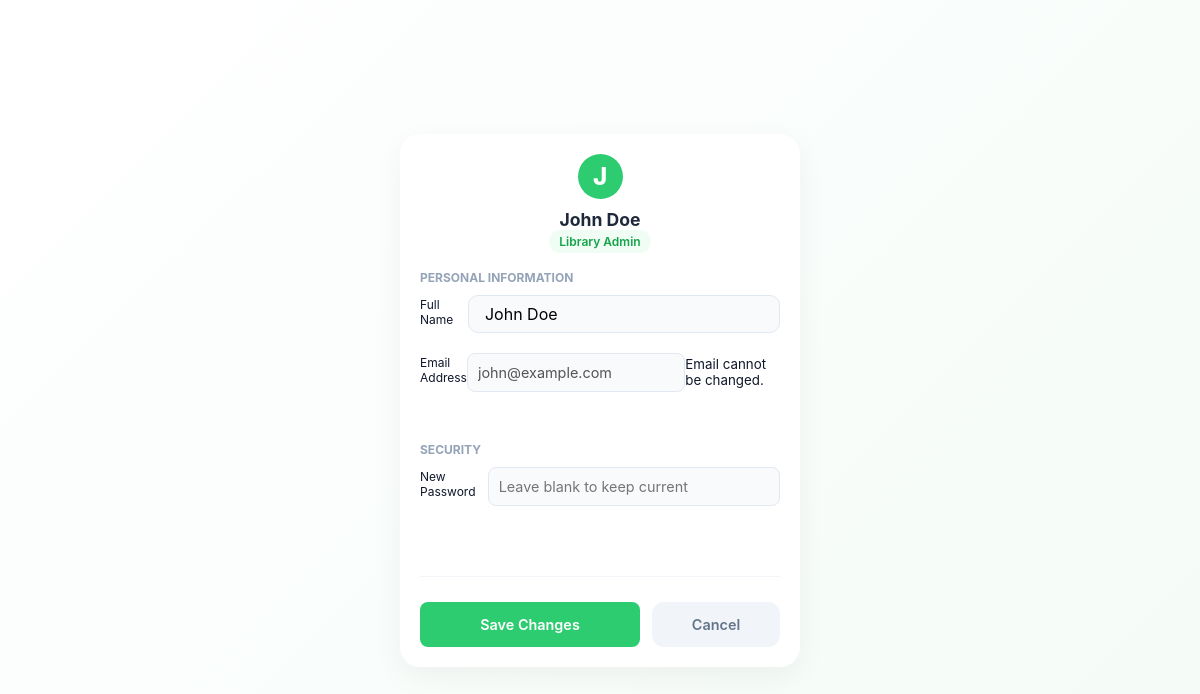
Page /admin/manage_users.php (signed in) on the committed database.
### tables this page shows
CREATE TABLE `users` (
  `id` int(11) NOT NULL AUTO_INCREMENT,
  `name` varchar(100) NOT NULL,
  `email` varchar(150) NOT NULL,
  `password` varchar(255) NOT NULL,
  `role` enum('admin','user') DEFAULT 'user',
  `created_at` timestamp NOT NULL DEFAULT current_timestamp(),
  PRIMARY KEY (`id`),
  UNIQUE KEY `email` (`email`)
);

### src/admin/manage_users.php (the view, shortened to what this page needs)
<?php
require_once "../db_config.php";
$stmtUser = $link_id->prepare("SELECT id, name, email, role FROM users WHERE id = ? LIMIT 1");
$stmtUser->execute([$_SESSION["user_id"]]);
$user = $stmtUser->fetch(PDO::FETCH_ASSOC);
?>
<!DOCTYPE html>
<html lang="en">
<head>
    <?php include "../heading.php" ?>
</head>
<body>
    <div class="profile-wrapper">
        <div class="profile-card">
            <div class="profile-header">
                <div class="avatar-circle">
                    <?php echo strtoupper(substr($user["name"], 0, 1)); ?>
                </div>
                <h2>
                    <?php echo htmlspecialchars($user["name"]); ?>
                </h2>
                <span class="badge">Library Admin</span>
            </div>
            <form action="user_profile.php" method="POST" class="profile-form">
                <div class="form-section">
                    <h3>Personal Information</h3>
                    <div class="input-group">
                        <label>Full Name</label>
                        <input type="text" name="name" value="<?php echo htmlspecialchars($user["name"]); ?>"
                        placeholder="Enter your name" required>
                    </div>
                    <div class="input-group">
                        <label>Email Address</label>
                        <input type="email" name="email" value="<?php echo htmlspecialchars($user["email"]); ?>"
                        disabled>
                        <small>Email cannot be changed.</small>
                    </div>
                </div>
                <div class="form-section">
                    <h3>Security</h3>
                    <div class="input-group">
                        <label>New Password</label>
                        <input type="password" name="new_password" placeholder="Leave blank to keep current">
                    </div>
                </div>
                <div class="form-actions">
                    <button type="submit" class="btn-save">Save Changes</button>
                    <button type="button" class="btn-cancel"
                        onclick="window.location.href='../dashboard.php'">Cancel</button>
                </div>
            </form>
        </div>
    </div>
</body>
</html>

### src/css/main.css (style rules this page uses)
* { margin: 0; padding: 0; box-sizing: border-box; font-family: 'Inter', 'Segoe UI', sans-serif; }
html, body { height: 100%; overflow: hidden; }
body { background: linear-gradient(-45deg, #ffffff, #f9fdfb, #f0faf4, #ffffff); background-size: 400% 400%; animation: gradientMove 15s ease infinite; display: flex; flex-direction: column; }

### src/css/register.css (style rules this page uses)
* { margin: 0; padding: 0; box-sizing: border-box; font-family: 'Inter', 'Segoe UI', sans-serif; }
body { background-color: #f4f7f6; display: flex; justify-content: center; align-items: center; height: 100vh; padding: 20px; }
form { display: flex; flex-direction: column; gap: 15px; }
.input-group { position: relative; display: flex; align-items: center; }
.input-group input { width: 100%; padding: 14px 14px 14px 45px; border: 1px solid #e2e8f0; border-radius: 10px; font-size: 0.95rem; outline: none; background-color: #f8fafc; transition: all 0.3s ease; }
button { background-color: #2ecc71; color: white; padding: 14px; border: none; border-radius: 10px; font-weight: 700; font-size: 1rem; cursor: pointer; transition: all 0.3s ease; }

### src/css/login.css (style rules this page uses)
* { margin: 0; padding: 0; box-sizing: border-box; font-family: 'Inter', 'Segoe UI', sans-serif; }
body { background: linear-gradient(-45deg, #ffffff, #f9fdfb, #f0faf4, #ffffff); background-size: 400% 400%; animation: gradientMove 15s ease infinite; height: 100vh; display: flex; justify-content: center; align-items: center; padding: 20px; overflow: hidden; }
.input-group { margin-bottom: 18px; }
input { width: 100%; padding: 14px 16px; border: 1.5px solid #eee; border-radius: 10px; font-size: 15px; transition: all 0.3s ease; outline: none; background: white; }

### src/css/borrow.css (style rules this page uses)
* { margin: 0; padding: 0; box-sizing: border-box; font-family: 'Inter', 'Segoe UI', sans-serif; }
body { background-color: #f4f7f6; }
input, select { width: 100%; padding: 10px; border: 1px solid #ddd; border-radius: 5px; font-size: 0.9rem; outline: none; transition: 0.3s; }

### src/css/return.css (style rules this page uses)
* { margin: 0; padding: 0; box-sizing: border-box; font-family: 'Inter', 'Segoe UI', sans-serif; }
body { background: linear-gradient(-45deg, #ffffff, #f9fdfb, #f0faf4, #ffffff); background-size: 400% 400%; animation: gradientMove 15s ease infinite; height: 100vh; display: flex; justify-content: center; align-items: center; overflow: hidden; }
input, select { width: 100%; padding: 14px; border: 1.5px solid #eee; border-radius: 10px; font-size: 0.95rem; outline: none; transition: all 0.3s ease; background-color: white; }

### src/css/dashboard.css (style rules this page uses)
* { margin: 0; padding: 0; box-sizing: border-box; font-family: 'Inter', 'Segoe UI', sans-serif; }
:root { --primary: #2ecc71; --primary-dark: #27ae60; --bg-body: #f8fafc; --bg-card: #ffffff; --text-main: #0f172a; --text-muted: #64748b; --border: #e2e8f0; }
body { background-color: var(--bg-body); color: var(--text-main); height: 100vh; overflow: hidden; }

### src/css/a-manage-users.css (style rules this page uses)
* { margin: 0; padding: 0; box-sizing: border-box; font-family: 'Inter', 'Segoe UI', sans-serif; }
body { background-color: #f4f7f6; display: flex; justify-content: center; align-items: center; height: 100vh; width: 100vw; overflow: hidden; padding: 20px; }
.profile-wrapper { width: 100%; max-width: 400px; }
.profile-card { background: #ffffff; border-radius: 20px; box-shadow: 0 10px 30px rgba(0, 0, 0, 0.05); padding: 20px; }
.profile-header { text-align: center; margin-bottom: 20px; }
.avatar-circle { width: 45px; height: 45px; background: #2ecc71; color: white; font-size: 1.5rem; font-weight: 800; display: flex; justify-content: center; align-items: center; border-radius: 50%; margin: 0 auto 10px; }
.profile-header h2 { color: #1e293b; font-size: 1.1rem; }
.badge { background: #f0fdf4; color: #16a34a; padding: 3px 10px; border-radius: 20px; font-size: 0.7rem; }
.form-section { margin-bottom: 15px; }
.form-section h3 { font-size: 0.75rem; color: #94a3b8; text-transform: uppercase; margin-bottom: 10px; }
.input-group { margin-bottom: 10px; }
.input-group label { font-size: 0.75rem; margin-bottom: 4px; display: block; }
.input-group input { width: 100%; padding: 10px; font-size: 0.9rem; border: 1px solid #e2e8f0; border-radius: 8px; }
.form-actions { display: flex; gap: 10px; margin-top: 15px; }
.btn-save, .btn-cancel { padding: 10px; font-size: 0.9rem; border-radius: 8px; font-weight: 600; cursor: pointer; border: none; }
.btn-save { flex: 2; background: #2ecc71; color: white; }
.btn-cancel { flex: 1; background: #f1f5f9; color: #64748b; }

### rows in the picture
users: name "J", name "John Doe", email "john@example.com"
